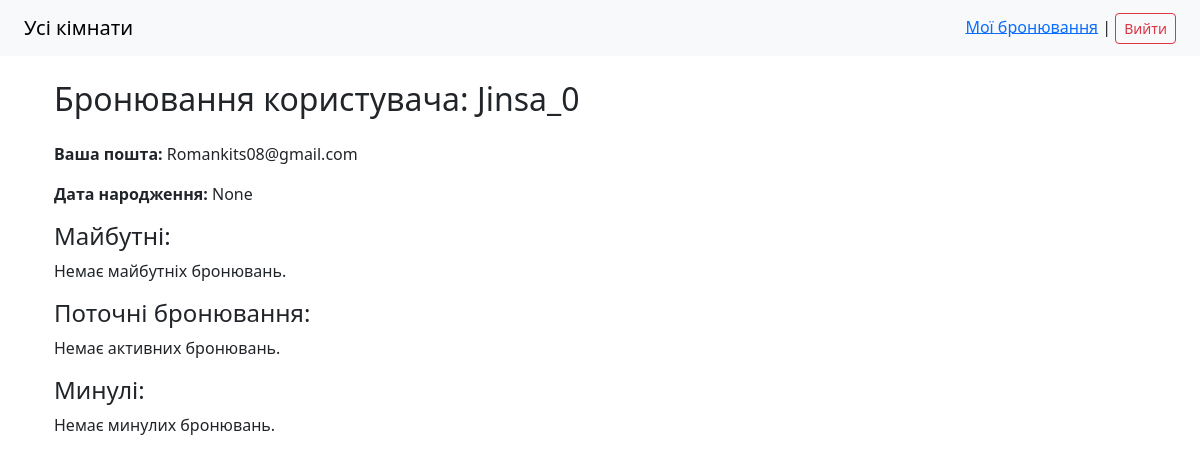
Before: /my_bookings/ (signed in) with the older database file.
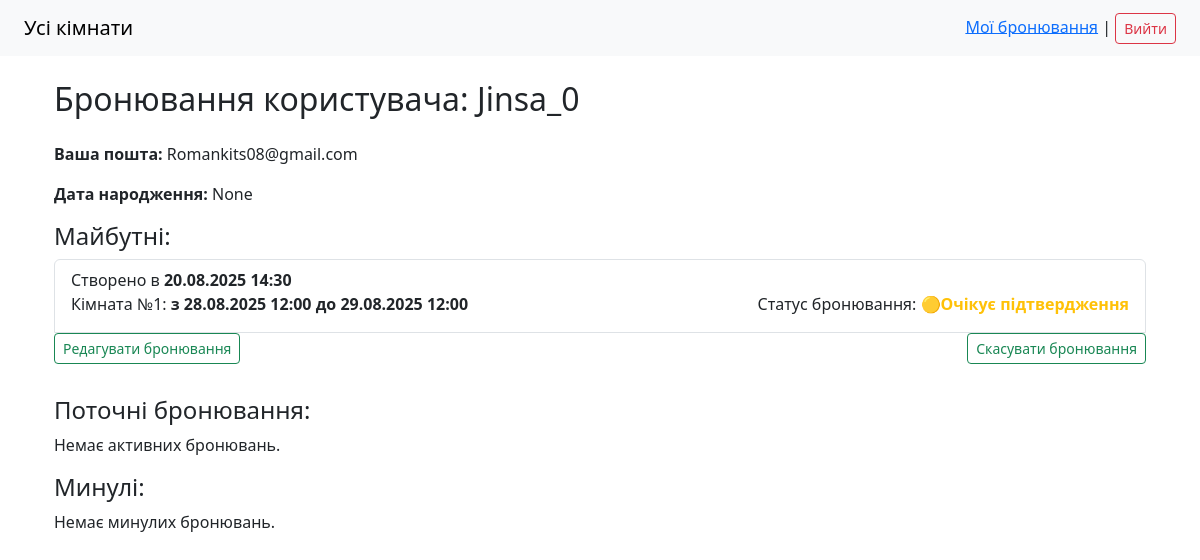
After: the same page with the newer database file.
### booking/models.py (models this page shows, shortened)
class CustomUser(AbstractUser):
    birth_date = models.DateField(blank=True, null=True)

class Booking(models.Model):
    user = models.ForeignKey(CustomUser, on_delete=models.CASCADE, related_name='bookings')
    room = models.ForeignKey(Room, on_delete = models.CASCADE, related_name = 'bookings')
    start_time = models.DateTimeField()
    end_time = models.DateTimeField()
    created_at = models.DateTimeField(auto_now_add = True)
    status = models.CharField(
        max_length = 20,
        choices = [
            ('pending', 'Очікує підтвердження'),
            ('confirmed', 'Підтверджено'),
            ('cancelled', 'Скасовано')
        ],
        default = 'pending'
    )
    class Meta:
        ordering = ['-created_at']
        verbose_name = "Бронювання"
        verbose_name_plural = "Бронювання"

class Room(models.Model):
    number = models.PositiveIntegerField(unique = True)
    description = models.TextField(blank = True)
    capacity = models.PositiveIntegerField()
    price_per_hour = models.DecimalField(max_digits = 6, decimal_places = 2)
    is_active = models.BooleanField(default=True)
    class Meta:
        verbose_name = "Кімната"
        verbose_name_plural = "Кімнати"

### booking/views.py (the view)
# urls.py: path('my_bookings/', views.my_bookings, name='my_bookings'),
@login_required
def my_bookings(request: HttpRequest):
    user = request.user
    now = timezone.now()
    future_bookings = Booking.objects.filter(user = user, start_time__gte=now).order_by('start_time')
    active_bookings = Booking.objects.filter(user=user, start_time__lte=now, end_time__gte=now).order_by('start_time')
    past_bookings = Booking.objects.filter(user = user, end_time__lt=now).order_by('-start_time')
    return render(request, 'booking/my_bookings.html', {
        'future_bookings': future_bookings,
        'past_bookings': past_bookings,
        'active_bookings': active_bookings
    })

### booking/templates/booking/my_bookings.html (shortened to what this page needs)
{% extends 'base.html' %}
{% block content %}
  <div class="container mt-4">
    <h2 class="mb-4">Бронювання користувача: {{user.username}}</h2>
    <p><strong>Ваша пошта:</strong> {{ user.email }}</p>
    <p><strong>Дата народження:</strong> {{ user.birth_date }}</p>
    <h4>Майбутні:</h4>
    {% if future_bookings %}
      <ul class="list-group mb-4">
        {% for booking in future_bookings %}
        <li class="list-group-item">
          Створено в <strong>{{ booking.created_at|date:"d.m.Y H:i" }}</strong>
          <div class="d-flex justify-content-between mb-2">
            <div>
              Кімната №{{ booking.room.number }}: <strong>з {{ booking.start_time|date:"d.m.Y H:i" }} до {{ booking.end_time|date:"d.m.Y H:i" }}</strong>
            </div>
            <div>
              Статус бронювання:
              <strong>{% with booking.get_status_display as status %}
                {% if status == 'Очікує підтвердження' %}
                <span class="text-warning">🟡{{ status }}</span>
                {% elif status == 'Підтверджено' %}
                  <span class="text-success">🟢{{ status }}</span>
                {% else %}
                  <span class="text-danger">🔴{{ status }}</span>
                {% endif %}
              {% endwith %}
              </strong>
            </div>
          </div>
        </li>
          <div class="d-flex justify-content-between mb-2">
            <div>
              <a href="{% url 'edit_booking' booking.pk %}" class="btn btn-outline-success btn-sm">Редагувати бронювання</a>
            </div>
            <div>
              <form action="{% url 'cancel_booking' booking.pk %}" method="POST">
                <button type="submit" class="btn btn-outline-success btn-sm">Скасувати бронювання</button>
              </form>
            </div>
          </div>
        {% endfor %}
      </ul>
    {% else %}
      <p>Немає майбутніх бронювань.</p>
    {% endif %}
    <h4>Поточні бронювання:</h4>
    {% if active_bookings %}
      <ul class="list-group mb-4">
        {% for booking in active_bookings %}
          <li class="list-group-item">
            Створено в <strong>{{ booking.created_at|date:"d.m.Y H:i" }}</strong>
            <div class="d-flex justify-content-between mb-2">
              <div>
                Кімната №{{ booking.room.number }}: <strong>з {{ booking.start_time|date:"d.m.Y H:i" }} до {{ booking.end_time|date:"d.m.Y H:i" }}</strong>
              </div>
              <div>
                Статус бронювання:
                <strong>{% with booking.get_status_display as status %}
                  {% if status == 'Очікує підтвердження' %}
                  <span class="text-warning">🟡{{ status }}
                  {% elif status == 'Підтверджено' %}
                    <span class="text-success">🟢{{ status }}</span>
                  {% else %}
                    <span class="text-danger">🔴{{ status }}</span>
                  {% endif %}
                {% endwith %}
                </strong>
              </div>
            </div>
          </li>
          <div class="d-flex justify-content-between mb-2">
            <div>
              <a href="{% url 'edit_booking' booking.pk %}" class="btn btn-outline-success btn-sm">Редагувати бронювання</a>
            </div>
            <div>
              <form action="{% url 'cancel_booking' booking.pk %}" method="POST">
                {% csrf_token %}
                <button type="submit" class="btn btn-outline-success btn-sm">Скасувати бронювання</button>
              </form>
            </div>
          </div>
        {% endfor %}
      </ul>
    {% else %}
      <p>Немає активних бронювань.</p>
    {% endif %}
    <h4>Минулі:</h4>
    {% if past_bookings %}
      <ul class="list-group">
        {% for booking in past_bookings %}
        <li class="list-group-item">
          Створено в <strong>{{ booking.created_at|date:"d.m.Y H:i" }}</strong>
          <div class="d-flex justify-content-between mb-2">
            <div>
              Кімната №{{ booking.room.number }}: <strong>з {{ booking.start_time|date:"d.m.Y H:i" }} до {{ booking.end_time|date:"d.m.Y H:i" }}</strong>
            </div>
            <div>
              Статус бронювання:
              <strong>{% with booking.get_status_display as status %}
                {% if status == 'Очікує підтвердження' %}
                <span class="text-warning">🟡{{ status }}
                {% elif status == 'Підтверджено' %}
                  <span class="text-success">🟢{{ status }}</span>
                {% else %}
                  <span class="text-danger">🔴{{ status }}</span>
                {% endif %}
              {% endwith %}
              </strong>
            </div>
          </div>
        </li>
          <div class="d-flex justify-content-between mb-2">
            <div>
              <form action="{% url 'cancel_booking' booking.pk %}" method="POST">
                {% csrf_token %}
                <button type="submit" class="btn btn-outline-success btn-sm">Видалити бронювання</button>
            </div>
          </div>
        {% endfor %}
      </ul>
    {% else %}
      <p>Немає минулих бронювань.</p>
    {% endif %}
  </div>
{% endblock %}

### booking/templates/base.html (shortened to what this page needs)
<!DOCTYPE html>
<html lang="uk">
<head>
  <link href="https://cdn.jsdelivr.net/npm/bootstrap@5.3.0/dist/css/bootstrap.min.css" rel="stylesheet">
  <link rel="stylesheet" href="https://cdn.jsdelivr.net/npm/flatpickr/dist/flatpickr.min.css">
</head>
<body>
  <nav class="navbar navbar-expand-lg navbar-light bg-light px-4">
    <a class="navbar-brand" href="{% url 'room_list' %}">Усі кімнати</a>
    <div class="ms-auto">
      {% if user.is_authenticated %}
        <a href="{% url 'my_bookings' %}">Мої бронювання</a> |
        <form method="post" action="{% url 'logout' %}" style="display: inline;">
          <button type="submit" class="btn btn-sm btn-outline-danger">Вийти</button>
        </form>
      {% else %}
        <a href="{% url 'login' %}" class="btn btn-sm btn-outline-primary">Увійти</a>
        <a href="{% url 'register' %}" class="btn btn-sm btn-outline-success">Реєстрація</a>
      {% endif %}
    </div>
  </nav>
  <div class="container mt-4">
    {% block content %}{% endblock %}
  </div>
</body>
</html>

Changed rows visible on the page:
added Booking: created_at "20.08.2025 14:30", room.number "1", start_time "28.08.2025 12:00", end_time "29.08.2025 12:00", status "Очікує підтвердження"
Other visible differences:
text no longer shown: "Немає майбутніх бронювань."
